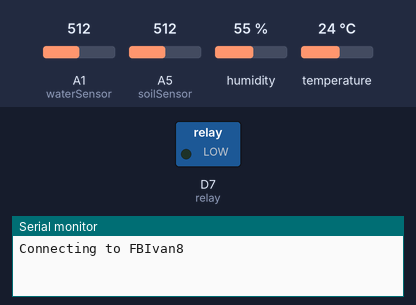
Recording of a sketch running on a simulated Arduino MKR. Parts: switched loads named in the sketch (green lamp = pin HIGH), the last lines printed to the serial monitor. The inputs (shaded band) are chosen by the test bench; at power-on: A1 (waterSensor) = 512, A5 (soilSensor) = 512, humidity 55 %, temperature 24 °C. WiFi joins after 1.5 s; servers stay silent unless stated.

Above: at 0.1 s.
At 1.6 s:
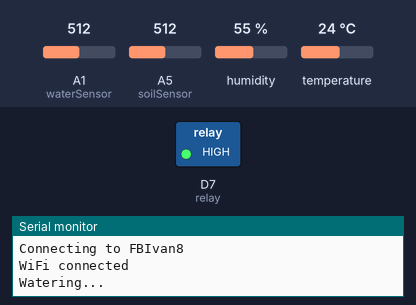
Timing chart, 0 to 3.5 s (numbered marks = the images above):
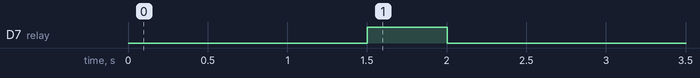

Measured:
- by itself, D7 (relay): LOW → HIGH at 1.5 s, → LOW 0.50 s later

The sketch:

IoT_Project_WifiShield.ino
```cpp
#include <WiFiNINA.h>
#include <ThingSpeak.h>
#include <WiFi.h>
#include "dht.h"
#define RX 2
#define TX 3
#define dht_apin A0 // Analog Pin sensor is connected to
#define soilSensor A5
#define waterSensor A1
dht DHT;
const char* ssid = "FBIvan8";       // AP NAME
const char* password = "yorkstjohn"; // AP PASSWORD
char API[] = "8AZCIE8756M2UDEE"; // Write API KEY
const unsigned long channel_id = 921264;
boolean DEBUG = true;
boolean STOPPED = false;
WiFiClient client;

int relay = 7;
int STOP = 200;

void setup() {
  Serial.begin(9600);
  pinMode(relay, OUTPUT);
  digitalWrite(relay, LOW);
  setupWifi();
  ThingSpeak.begin(client);
}

void loop() {
  //Serial.println(getWaterLevel >= 200);
  if (getWaterLevel() >= STOP){ //Disables watering plant system when water has ran out (protects the water pump)
    if (STOPPED){
      Serial.println("Thank you for topping me up. Watering Unpaused!");
      }
  executeWater(); //Check to see if plant needs watering
  postData();    //Post data to Thingspeak
   //Delay between posting data (2.5 mins)
   STOPPED = false;
  }else { //Prints out message to user when IoT has stopped. (Prints only once)
    if (!STOPPED){
      Serial.println("Water Levels need topping up. Watering Paused!");
      }
      STOPPED = true;
      postData();
    }
  delay(150000);
}

void executeWater(){
  //Serial.println("Checking soil moisture " + String(getSoilMoisture()));
  //soil moisture check, turns on water
  if (getSoilMoisture() <= 290){
      Serial.println("Watering...");
      digitalWrite(relay, HIGH);
      delay(500);
      digitalWrite(relay,LOW);

  }
  }

void setupWifi(){
  //Connect to WiFi
  Serial.print("Connecting to ");
  Serial.println(ssid);

  WiFi.begin(ssid, password);

  while (WiFi.status() != WL_CONNECTED) {
    delay(500);
    Serial.print(".");
  }
  Serial.println("");
  Serial.println("WiFi connected");
}

//Posting Data To ThingSpeak
void postData(){
  Serial.println("Posting Data To ThingSpeak...");
  ThingSpeak.setField(1, getTemperatureValue());
  Serial.println(" Temperature (C)= " + getTemperatureValue());
  ThingSpeak.setField(2, getHumidityValue());
  Serial.println(" Humidity in %= " + getHumidityValue());
  ThingSpeak.setField(3, String(getWaterLevel()));
  Serial.println(" Water Level= " + String(getWaterLevel()));
  ThingSpeak.setField(4, String(getSoilMoisture()));
  Serial.println(" Soil Moisture= " +String(getSoilMoisture()));
  ThingSpeak.writeFields(channel_id, API);


}
//Returns Temperature in String Format
String getTemperatureValue(){

   DHT.read11(dht_apin);
   //Serial.print(" Temperature(C)= ");
   int temp = DHT.temperature;
   //Serial.println(temp);
   delay(50);
   return String(temp);

}

//Returns Humidity in String Format
String getHumidityValue(){

   DHT.read11(dht_apin);
  //Serial.print(" Humidity in %= ");
   int humidity = DHT.humidity;
   //Serial.println(humidity);
   delay(50);
   return String(humidity);

}
//Return Soil Moisture in Float Format
float getSoilMoisture(){
  float soil_sensor = analogRead(soilSensor);
  float soil_voltage = (soil_sensor * 5000)/ 1024;
  soil_voltage = soil_voltage - 500;
  float soil_moisture = soil_voltage / 10;
  return soil_moisture;
  }


//Returns Water Level in Integer Format
int getWaterLevel(){
  int water_level = analogRead(waterSensor);
  return water_level;
  }
```
